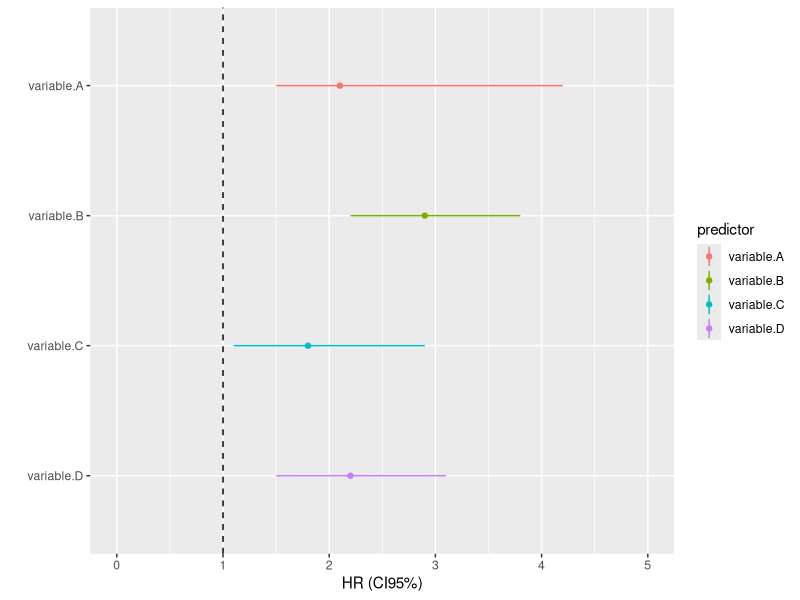

This chart was generated by the following R code:
# ejemplo basico y rapido de forest plot en GGPLOT

# paquetes
library(ggplot2)
library(forcats)

# dataset ejemplo
datos=structure(list(predictor = c("variable.A", "variable.B", "variable.C", "variable.D"), 
                     HR = c(2.1, 2.9, 1.8, 2.2), 
                     LI = c(1.5, 2.2, 1.1, 1.5), 
                     LS = c(4.2, 3.8, 2.9, 3.1), 
                     pval = c(1e-04, 5e-09, 0.005, 5e-06)), 
                class = "data.frame", row.names = c(NA, -4L))


# ordenar los datos
datos$predictor=factor(datos$predictor) #aca se determina el orden en que van a aparecer

# graficr
ggplot(datos, aes(x=fct_rev(predictor), y=HR, color=predictor))+
  geom_point()+ # esto grafica el punto del HR
  geom_linerange(inherit.aes = F, aes(x=predictor, ymin=LI, ymax=LS, color=predictor))+ # esto los intervalos de confianza
  coord_flip()+ # para cambiar los ejes
  ylim(0,5)+ # limites del grafico, son los limites de y porque estan los ejes cambiados
  geom_hline(yintercept = 1, linetype='dashed')+ # linea punteada en 1
  ylab("HR (CI95%)")+  # ajustar etiqueta
  xlab("") # borrar etiqueta
